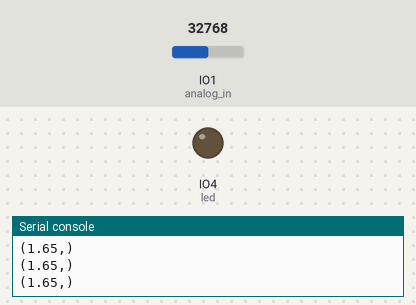
Bench run of a program on a simulated ESP32 board running CircuitPython. On the bench: output pins drawn as LEDs (lit = HIGH), the last lines printed to the serial console. The test bench sets the inputs (shaded band); at power-on: IO1 (analog_in) = 32768 (analog values on the 0–65535 scale).

Above: at 1.2 s.
1.3 s: IO1 (analog_in) set to 48960
2.8 s: IO1 (analog_in) set to 50096
At 4.0 s:
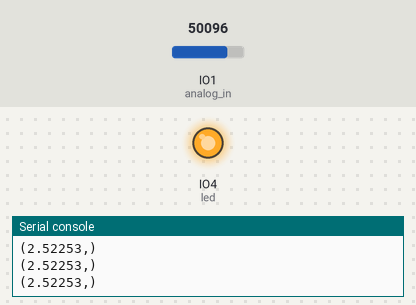
4.3 s: IO1 (analog_in) set to 45874
At 5.3 s:
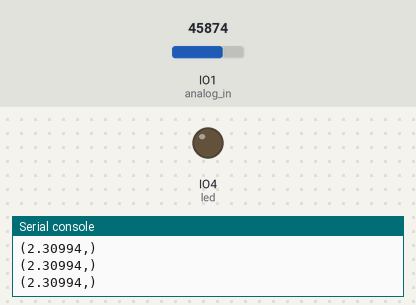
5.9 s: IO1 (analog_in) set to 57670
At 6.5 s:
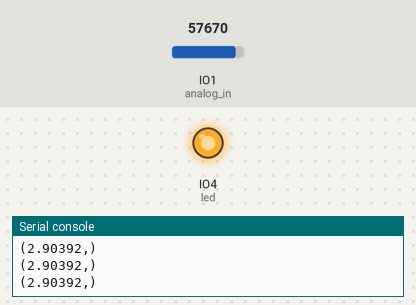
Timing chart, 0 to 8.5 s (numbered marks = the images above; inputs shaded):
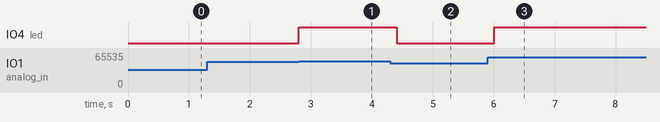

Measured:
- the behaviour switches between 49648 and 49664 on IO1 (analog_in) (found by bisection; images 0 and 1)
- after the input at 2.8 s, IO4 (led): LOW → HIGH at once
- after the input at 4.3 s, IO4 (led): HIGH → LOW after 0.11 s
- after the input at 5.9 s, IO4 (led): LOW → HIGH after 0.11 s

The program:

exemplo_3.py
```python
#Leitura de Entrada analógica - Exemplo 3
import time            #importa módulo de temporização
import board            #importa módulo da placa
from analogio import AnalogIn    #immport módulo de entrada analógica
from digitalio import DigitalInOut, Direction

analog_in = AnalogIn(board.IO1) #mapeia pino analógico

led = DigitalInOut(board.IO4)
led.direction = Direction.OUTPUT

def ler_tensao(pin):
   return (pin.value * 3.3) / 65536

while True:             #loop infinito
   print((ler_tensao(analog_in),))    #imprime o valor da leitura analógica

   if(ler_tensao(analog_in)>2.5):      #se valor lido for maior que 2.5V
       led.value = 1               #liga LED
   else:                   #se não
       led.value =0               #desliga o LED

   time.sleep(0.2)         #aguarda 200 ms
```
